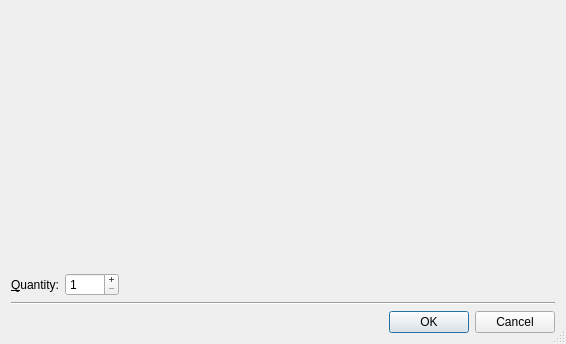
<ui version="4.0" >
 <class>ImportInventory</class>
 <widget class="QDialog" name="ImportInventory" >
  <property name="geometry" >
   <rect>
    <x>0</x>
    <y>0</y>
    <width>566</width>
    <height>344</height>
   </rect>
  </property>
  <property name="windowTitle" >
   <string>Import BrickLink Inventory</string>
  </property>
  <property name="sizeGripEnabled" >
   <bool>true</bool>
  </property>
  <layout class="QVBoxLayout" >
   <item>
    <widget class="CSelectItem" native="1" name="w_select" >
     <property name="sizePolicy" >
      <sizepolicy vsizetype="Expanding" hsizetype="MinimumExpanding" >
       <horstretch>100</horstretch>
       <verstretch>100</verstretch>
      </sizepolicy>
     </property>
     <property name="minimumSize" >
      <size>
       <width>50</width>
       <height>50</height>
      </size>
     </property>
    </widget>
   </item>
   <item>
    <layout class="QHBoxLayout" >
     <item>
      <widget class="QLabel" name="label" >
       <property name="text" >
        <string>&amp;Quantity:</string>
       </property>
       <property name="textFormat" >
        <enum>Qt::AutoText</enum>
       </property>
       <property name="buddy" >
        <cstring>w_qty</cstring>
       </property>
      </widget>
     </item>
     <item>
      <widget class="QSpinBox" name="w_qty" >
       <property name="buttonSymbols" >
        <enum>QAbstractSpinBox::PlusMinus</enum>
       </property>
       <property name="minimum" >
        <number>1</number>
       </property>
       <property name="maximum" >
        <number>1000</number>
       </property>
       <property name="value" >
        <number>1</number>
       </property>
      </widget>
     </item>
     <item>
      <spacer>
       <property name="orientation" >
        <enum>Qt::Horizontal</enum>
       </property>
       <property name="sizeHint" >
        <size>
         <width>40</width>
         <height>20</height>
        </size>
       </property>
      </spacer>
     </item>
    </layout>
   </item>
   <item>
    <widget class="Line" name="line" >
     <property name="orientation" >
      <enum>Qt::Horizontal</enum>
     </property>
    </widget>
   </item>
   <item>
    <widget class="QDialogButtonBox" name="w_buttons" >
     <property name="standardButtons" >
      <set>QDialogButtonBox::Cancel|QDialogButtonBox::NoButton|QDialogButtonBox::Ok</set>
     </property>
    </widget>
   </item>
  </layout>
 </widget>
 <customwidgets>
  <customwidget>
   <class>CSelectItem</class>
   <extends>QWidget</extends>
   <header>cselectitem.h</header>
   <container>1</container>
  </customwidget>
 </customwidgets>
 <resources>
  <include location="../brickstore.qrc" />
 </resources>
 <connections>
  <connection>
   <sender>w_buttons</sender>
   <signal>accepted()</signal>
   <receiver>ImportInventory</receiver>
   <slot>accept()</slot>
   <hints>
    <hint type="sourcelabel" >
     <x>450</x>
     <y>320</y>
    </hint>
    <hint type="destinationlabel" >
     <x>4</x>
     <y>257</y>
    </hint>
   </hints>
  </connection>
  <connection>
   <sender>w_buttons</sender>
   <signal>rejected()</signal>
   <receiver>ImportInventory</receiver>
   <slot>reject()</slot>
   <hints>
    <hint type="sourcelabel" >
     <x>521</x>
     <y>323</y>
    </hint>
    <hint type="destinationlabel" >
     <x>562</x>
     <y>283</y>
    </hint>
   </hints>
  </connection>
 </connections>
</ui>
